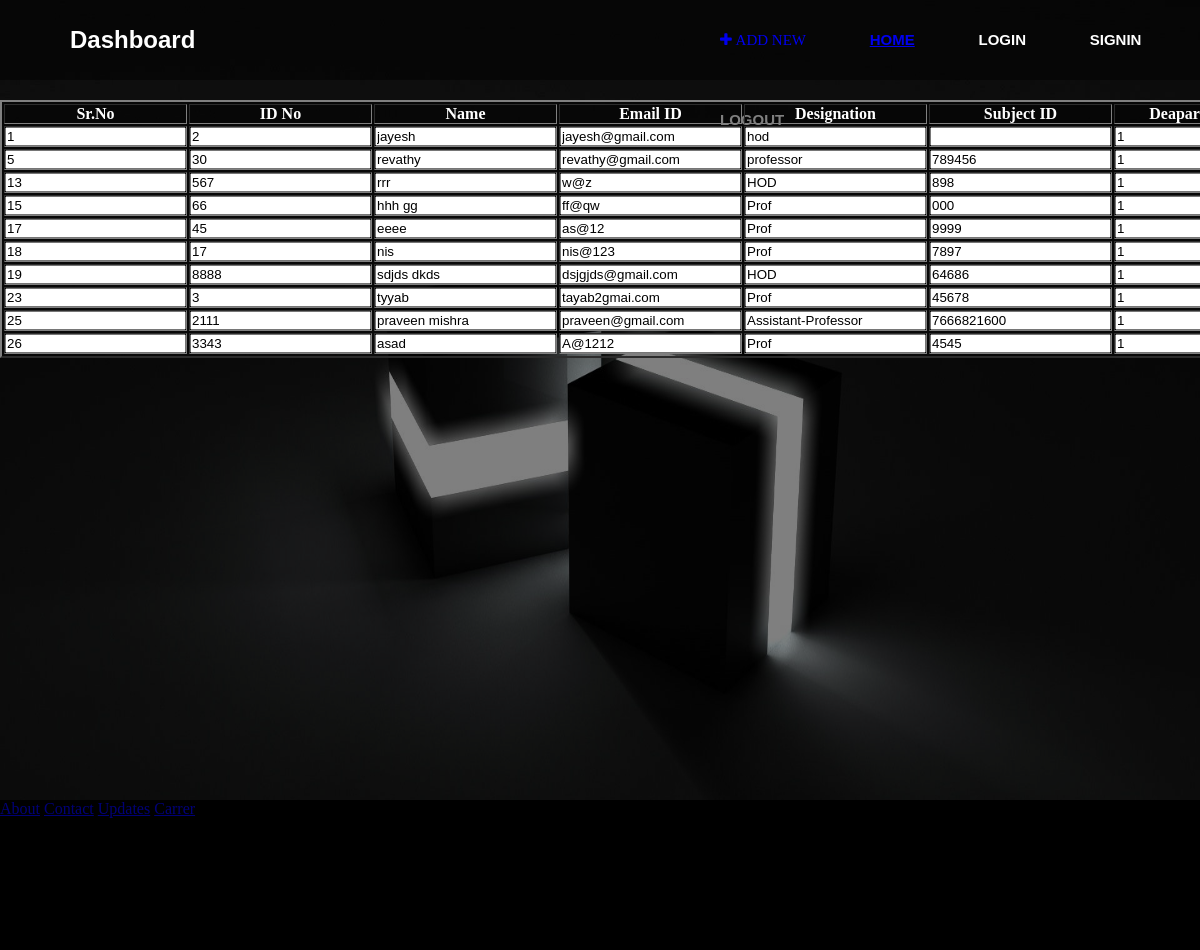
The app's page /view_all.php with its own data.
### tables this page shows
CREATE TABLE `teacher` (
  `t_id` int(4) NOT NULL,
  `cid` int(4) DEFAULT NULL,
  `name` varchar(100) NOT NULL,
  `emailid` varchar(50) NOT NULL,
  `designation` varchar(100) NOT NULL,
  `su_id` int(50) DEFAULT NULL,
  `d_id` int(50) NOT NULL,
  `password` varchar(100) NOT NULL,
  `contact_no` varchar(10) NOT NULL
);

### view_all.php (the view, shortened to what this page needs)
<!DOCTYPE html>
<html>
		<head>
				<link rel="stylesheet" type="text/css" href="view_all_style.css"/>
				<link rel="stylesheet" href="https://cdnjs.cloudflare.com/ajax/libs/font-awesome/4.7.0/css/font-awesome.min.css">
		</head>
		<body>
			<div class="bgimage">
				<div class="menu">
					<div class="left_menu">
						<h2>Dashboard</h2>
					</div>
					<div class="right_menu">
						<ul>
							<li class="add"><a href="add_user.php"><i class="fa fa-plus"> Add New</i></a></li>
							<li id="home"><a href="admin.php">Home</a></li>
							<li id="about">Login</li>
							<li id="blog">Signin</li>
							<li id="blog">Logout</li>
						</ul>
					</div>
					    <div id="main_new" class="menu">
            				<?php
$conn = new mysqli(DB_SERVER,DB_USERNAME,DB_PASSWORD,DB_DATABASE);
$sql = "select *from teacher";
$result=$conn->query($sql);
echo "<table border='2'>
	<tr>
	<th>Sr.No</th>
	<th>ID No</th>
	<th>Name</th>
	<th>Email ID</th>
	<th>Designation</th>
	<th>Subject ID</th>
	<th>Deapartment ID</th>
	<th>Password</th>
	</tr>";
	while($row=$result->fetch_assoc()){
	echo '<form action=edit.php method="post">';
	echo '<tr>';
	echo'<td>  <input type=text name="t_id" value ='.$row['t_id'].' readonly></td>';
	echo'<td>  <input type=text name="cid" value ='.$row['cid'].'></td>';
	echo"<td>  <input type=text name='name' value ='".$row['name']."'></td>";
	echo'<td>  <input type=text name="emailid" value ='.$row['emailid'].'></td>';
	echo'<td>  <input type=text name="designation" value ='.$row['designation'].'></td>';
	echo'<td>  <input type=text name="contact" value ='.$row['contact_no'].'></td>';
	echo'<td>  <input type=text name="d_id" value ='.$row['d_id'].'></td>';
	echo'</tr>';
	echo'</form>';
}
echo "</table>";
?>
        				</div>
				</div>
			</div>
			<div class="footer">
				<div class="foot">
					<a href="#">About</a>
					<a href="#">Contact</a>
					<a href="#">Updates</a>
					<a href="#">Carrer</a>
				</div>
			</div>
		</body>
</html>

### view_all_style.css (style rules this page uses)
* { margin:0px; padding: 0px; }
.bgimage { background-image:url(bgimage_1.jpg) ; background-size: 100% 110%; width: 100%; height: 100vh; }
.menu { width: 100%; height:80px; background-color: rgba(0,0,0,0.5); }
.left_menu { width:20%; line-height:80px; float: left; }
.left_menu h2 { padding-left:70px; color:#fff; font-weight: bold; font-family: 'Montserrat',sans-serif; }
.right_menu { width:70%; height: 100px; float: right; }
.right_menu ul li { font-family: 'Montserrat',sans-serif; display: inline-block; color: #fff; list-style: none; font:15px; font-weight: bold; line-height: 80px; margin-left: 60px; }
.right_menu ul { margin-left: 300px; text-transform: uppercase; font-size: 15px; }
#home { color:orange; }
.footer { background-color: #000; width: 100%; height: 150px; }
#main_new { position: fixed; width: 100%; height: 100%; top: 100px; left: 0px; color: white; z-index: 7; font-family: verdana; text-align: center; }

### records on screen
teacher: t_id "1", cid "2", name "jayesh", emailid "jayesh@gmail.com", designation "hod", d_id "1"
teacher: t_id "5", cid "30", name "revathy", emailid "revathy@gmail.com", designation "professor", contact "789456", d_id "1"
teacher: t_id "13", cid "567", name "rrr", emailid "w@z", designation "HOD", contact "898", d_id "1"
teacher: t_id "15", cid "66", name "hhh gg", emailid "ff@qw", designation "Prof", contact "000", d_id "1"
teacher: t_id "17", cid "45", name "eeee", emailid "as@12", designation "Prof", contact "9999", d_id "1"
teacher: t_id "18", cid "17", name "nis", emailid "nis@123", designation "Prof", contact "7897", d_id "1"
teacher: t_id "19", cid "8888", name "sdjds dkds", emailid "dsjgjds@gmail.com", designation "HOD", contact "64686", d_id "1"
teacher: t_id "23", cid "3", name "tyyab", emailid "tayab2gmai.com", designation "Prof", contact "45678", d_id "1"
teacher: t_id "25", cid "2111", name "praveen mishra", emailid "praveen@gmail.com", designation "Assistant-Professor", contact "7666821600", d_id "1"
teacher: t_id "26", cid "3343", name "asad", emailid "A@1212", designation "Prof", contact "4545", d_id "1"
